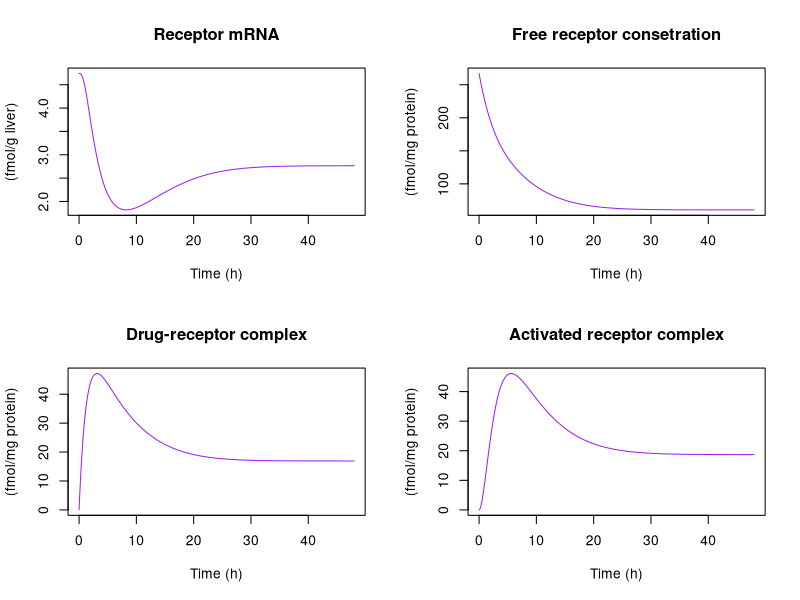

The R script that drew this image:
## ---- chunk 1
knitr::opts_chunk$set(echo = TRUE)
## ---- chunk 2
#knitr::include_graphics('example.png')
## ---- chunk 3
library(deSolve)

parameters <- c(ks_rm = 2.90,
                IC50_rm = 26.2,
                kon = 0.00329,
                kt = 0.63,
                kre = 0.57,
                Rf = 0.49,
                kd_r = 0.0572,
                kd_rm = 0.612,
                ks_r = 3.22,
                D = 20*1000/374.471)

state <- c(MRNAr = 4.74,
           R = 267,
           DR = 0,
           DRn = 0)

Gluco <- function(t, state, parameters) {
  with(as.list(c(state, parameters)),{
    # rate of change
    dMRNAr <- ks_rm * (1 - DRn/(IC50_rm + DRn)) - kd_rm * MRNAr
    dR <- ks_r * MRNAr + Rf * kre * DRn - kon * D * R - kd_r * R
    dDR <- kon * D * R - kt * DR
    dDRn <- kt * DR - kre * DRn
    
    # return the rate of change
    list(c(dMRNAr, dR, dDR, dDRn))
  }) # end with(as.list ...
}

times <- seq(0, 48, by = 0.01)


out <- ode(y = state, times = times, func = Gluco, parms = parameters)
head(out)


plot(out, xlab = "Time (h)", 
     ylab = c("(fmol/g liver)", "(fmol/mg protein)", "(fmol/mg protein)", "(fmol/mg protein)"), 
     main = c("Receptor mRNA", "Free receptor consetration", "Drug-receptor complex", "Activated receptor complex"),
     col="purple")
## ---- chunk 4
#plot(out)
#code to generate figures with title, subscripts, legenda etc
